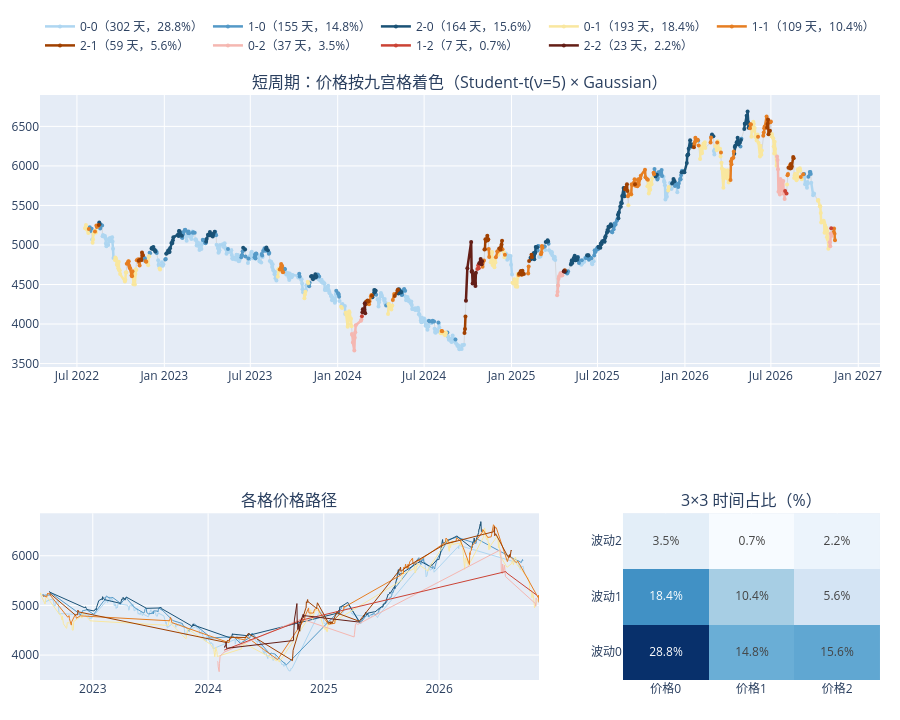

The cell this chart's notebook holds for it:
### Markdown cell above
## 六、短周期九宫格（短价格 × 短波动）

### Code cell
plot_grid('短价格', '短波动', '短周期').show()
